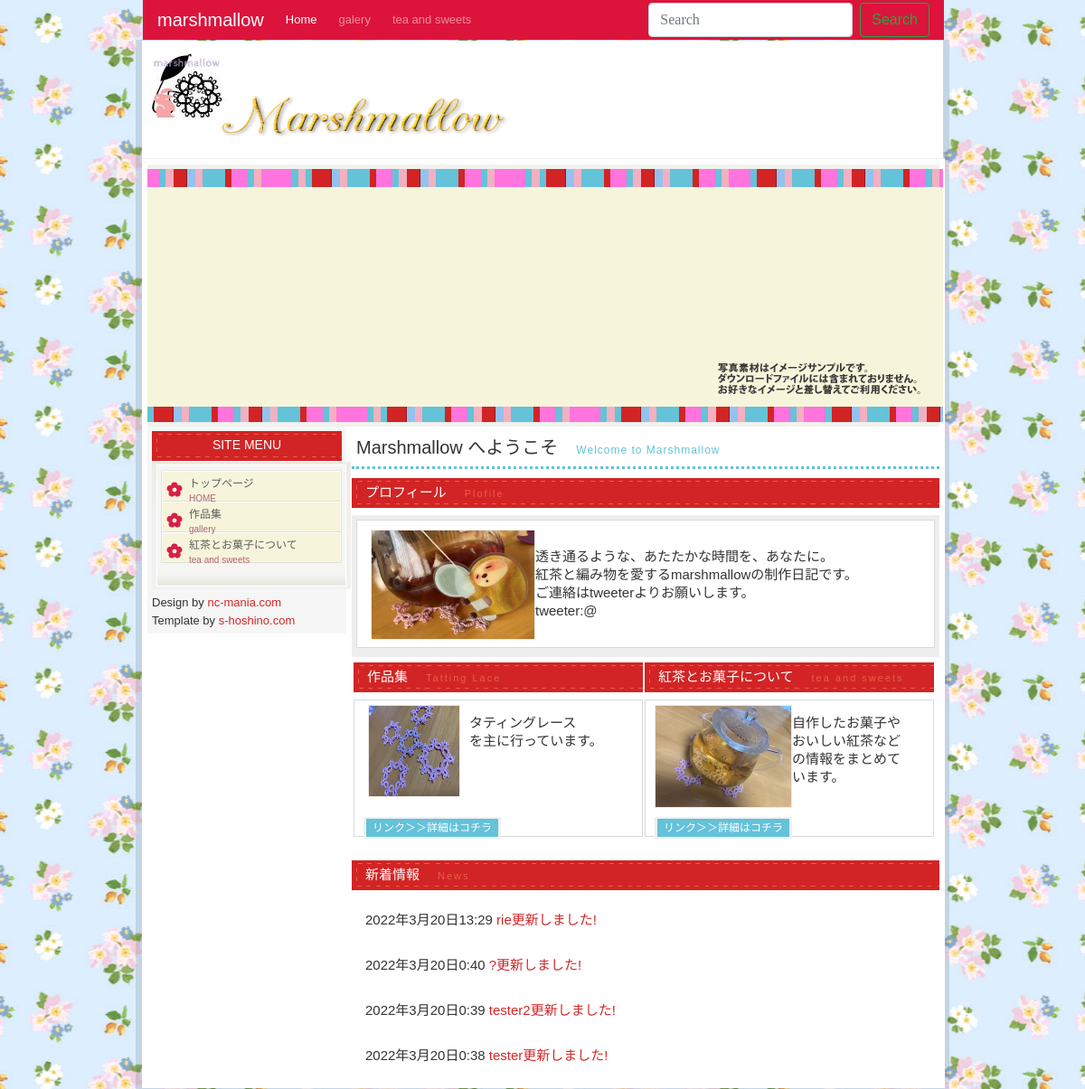
Before: /index/ with the older database file.
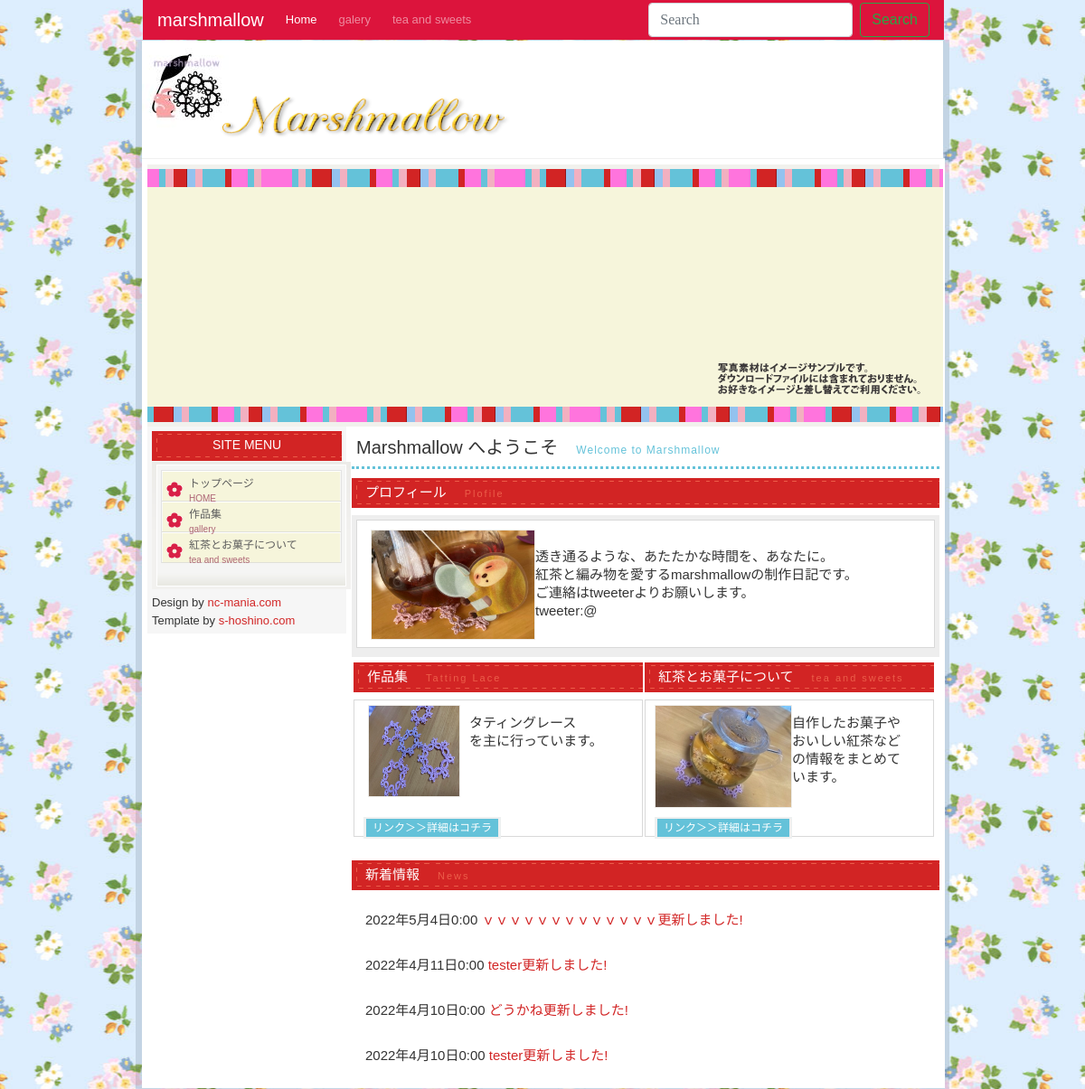
After: the same page with the newer database file.
### myapp/models.py (models this page shows, shortened)
class Blog (models.Model):
   title = models.CharField(max_length=100)
   date = models.DateTimeField(default=timezone.now)
   img = models.ImageField(upload_to='media/')
   contents = models.TextField(max_length=100)
   is_tea = models.BooleanField(default=False)

### myapp/views.py (the view)
# urls.py: path('index/',views.indexview.as_view(),name='index'),
class indexview(ListView):
    template_name = 'index.html'
    model =Blog
    ordering = '-date'
    context_object_name = "blog_list"

### myapp/templates/index.html
{% extends 'layout.html' %}
{% load static %}
{% block nav %}
           <li class="nav-item active ">
               <a class="nav-link" href="{% url 'myapp:index' %}">Home<span class="sr-only">(current)</span></a>
           </li>
           <li class="nav-item mx-2">
               <a class="nav-link" href="{% url 'myapp:lace' %}">galery  </a>
           </li>
           <li class="nav-item ">
               <a class="nav-link" href="{% url 'myapp:tea' %}">tea and sweets</a>
           </li>
{% endblock nav %}
{% block content %}
    <div id="main">
        <div id="top_img"><img src="{% static 'img/top_img.jpg' %}" alt="no.001メインイメージ" /></div>
    <div id="content">
        <h2>Marshmallow へようこそ<span>Welcome to Marshmallow </span></h2>
        <h3>プロフィール<span>Plofile</span></h3>
        <div class="box_out">
                     <div class="box_in">
                         <div class="img_left"><img src="{% static 'img/myicon.jpg' %}" alt="image" width="180" height="120" /></div>
                         <p>透き通るような、あたたかな時間を、あなたに。<br/>
                         紅茶と編み物を愛するmarshmallowの制作日記です。<br/>
                         ご連絡はtweeterよりお願いします。<br/>
                         tweeter:@</p>
         </div>
        </div>
        <div class="main_box">
        <div class="box02_left">
                    <h3>作品集<span>Tatting Lace</span></h3>
                    <div class="box_in">
                        <div class="img_left"><img src="{% static 'img/mywork.jpg' %}" alt="サンプルイメージ" width="100" height="100" /></div>
                        <p>タティングレース<br/>
                            を主に行っています。</p>
                        <div class="btn_s"><a href="{% url 'myapp:lace' %}">リンク＞＞詳細はコチラ</a></div>
                        </div>
                    </div>
        <div class="box02_right">
                 <h3>紅茶とお菓子について<span>tea and sweets</span></h3>
                 <div class="box_in">
                    <div class="img_right"><img src="../static/img/teaandlace-2.jpg" alt="サンプルイメージ" /></div>
                    <p>自作したお菓子やおいしい紅茶などの情報をまとめています。</p>
                    <div class="btn_s"><a href= "{% url 'myapp:tea' %}">リンク＞＞詳細はコチラ</a></div>
                     </div>
                 </div>
            </div>
        <div class="box03_right">
                    <h3>新着情報<span>News</span></h3>
                    {% for item in blog_list %}
                    {% if forloop.counter < 5 %}
                    <p>
                    {{item.date}}
                    <a href ="{% url 'myapp:blog_detail' item.pk %}" >{{item.title}}更新しました!</a>
                    </p>
                    {% endif %}
                    {% endfor %}
        </div>
    </div>
    <div id="side">
      <h3>SITE MENU</h3>
      <div class="side_box">
        <div class="side_inbox">
          <ul>
            <li><a href="{% url 'myapp:index' %}">トップページ<br />
              <span>HOME</span></a></li>
            <li><a href="{% url 'myapp:lace' %}">作品集<br />
              <span>gallery</span></a></li>
            <li><a href="{% url 'myapp:tea' %}">紅茶とお菓子について<br />
              <span>tea and sweets</span></a></li>
          </ul>
        </div>
          </div>
        <div class="side_prbox">
Design by <a href="http://www.nc-mania.com/" target="_blank">nc-mania.com</a><br />
Template by <a href="http://www.s-hoshino.com/" target="_blank">s-hoshino.com</a>
        </div>
         </div>
</div>
{% endblock content %}

Changed rows visible on the page:
no longer on this page (row unchanged): Blog: date "2022年3月20日13:29", title "rie"
no longer on this page (row unchanged): Blog: date "2022年3月20日0:40", title "?"
no longer on this page (row unchanged): Blog: date "2022年3月20日0:39", title "tester2"
no longer on this page (row unchanged): Blog: date "2022年3月20日0:38", title "tester"
added Blog: date "2022年5月4日0:00", title "ｖｖｖｖｖｖｖｖｖｖｖｖｖ"
added Blog: date "2022年4月11日0:00", title "tester"
added Blog: date "2022年4月10日0:00", title "どうかね"
added Blog: date "2022年4月10日0:00", title "tester"
